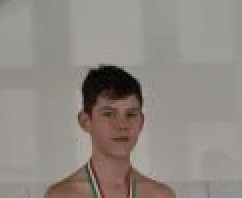
#> input picture sql/0216/python_gyakorlas/bb.png, 121 x 99 px (shown 2 times larger)
$ python bulcsu.py bb.png 100
#> lines starting #> are read from the running program, lines starting #| are printed output that depends on the picture
#> in image_to_ascii, image is the input picture: PIL image 121x99 RGBA; mean R, G, B, A 144.2, 137.3, 131.6, 255
"""
Kép ASCII art konverter
Egy képet ASCII karakterekké alakít és kirajzolja a terminálba
"""

from PIL import Image
import sys

# ASCII karakterek sötéttől világosig
ASCII_CHARS = "@%#*+=-:. "

def resize_image(image, new_width=100):
    """Átméretezi a képet a megadott szélességre, megtartva az arányt"""
#> called with new_width = 100
    width, height = image.size
#> width = 121; height = 99
    # A terminál karakterek magasabbak mint szélesek, ezért korrigálunk
    aspect_ratio = height / width
#> aspect_ratio = 0.818
    new_height = int(aspect_ratio * new_width * 0.55)
#> new_height = 45
    return image.resize((new_width, new_height))
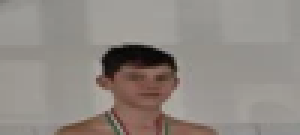
#> returned value: PIL image 100x45 RGBA (shown 3 times larger); mean R, G, B, A 144.2, 137.3, 131.6, 255

def grayscale(image):
    """Szürkeárnyalatossá alakítja a képet"""
    return image.convert("L")
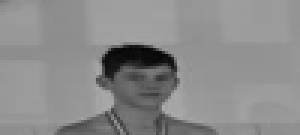
#> returned value: PIL image 100x45 L (shown 3 times larger); min 4, max 170, mean 138.8

def pixels_to_ascii(image):
    """A pixeleket ASCII karakterekké alakítja"""
    pixels = image.getdata()
    ascii_str = ""
    for pixel in pixels:
        # A pixel értéket (0-255) leképezzük az ASCII karakterekre
        ascii_str += ASCII_CHARS[pixel * len(ASCII_CHARS) // 256]
#> this loop made 4500 passes
#> (pixel, ascii_str) on passes 1 to 3: (122, '+'), (126, '++'), (132, '++=')
    return ascii_str

def image_to_ascii(image_path, width=100):
    """Fő függvény: képet ASCII art-tá alakít"""
    try:
        image = Image.open(image_path)
    except Exception as e:
        print(f"Hiba a kép megnyitásakor: {e}")
        return None

    # Kép feldolgozása
    image = resize_image(image, width)
    image = grayscale(image)

    # ASCII konverzió
    ascii_str = pixels_to_ascii(image)

    # Sorokra bontás
    ascii_lines = []
    for i in range(0, len(ascii_str), width):
        ascii_lines.append(ascii_str[i:i + width])
#> this loop made 45 passes
#> i on passes 2 to 13: 100, 200, 300, 400, 500, 600, 700, 800, 900, 1000, 1100, 1200
#> after the loop, ascii_lines = 45 items

    return "\n".join(ascii_lines)

def main():
    # Alap kép útvonal - módosítsd a saját képedre!
    if len(sys.argv) > 1:
        image_path = sys.argv[1]
    else:
        image_path = input("Add meg a kép útvonalát: ")

    # Szélesség beállítás
    if len(sys.argv) > 2:
        width = int(sys.argv[2])
    else:
        width = 100

    # Konverzió és kiírás
    ascii_art = image_to_ascii(image_path, width)

    if ascii_art:
        print("\n" + "=" * width)
        print(ascii_art)
        print("=" * width)

        # Mentés fájlba is
        save = input("\nMentés fájlba? (i/n): ").lower()
#> the answer given: out.png
        if save == 'i':
            filename = "ascii_art.txt"
            with open(filename, "w") as f:
                f.write(ascii_art)
            print(f"Elmentve: {filename}")

if __name__ == "__main__":
    main()
